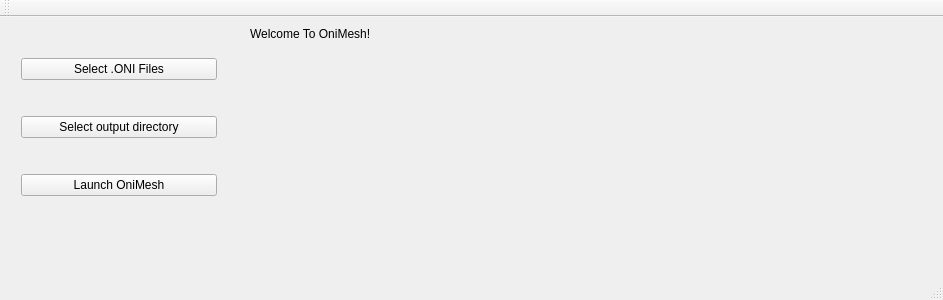
<?xml version="1.0" encoding="UTF-8"?>
<ui version="4.0">
 <class>MainWindow</class>
 <widget class="QMainWindow" name="MainWindow">
  <property name="geometry">
   <rect>
    <x>0</x>
    <y>0</y>
    <width>943</width>
    <height>300</height>
   </rect>
  </property>
  <property name="windowTitle">
   <string>OniMesh Launcher</string>
  </property>
  <widget class="QWidget" name="centralWidget">
   <widget class="QWidget" name="verticalLayoutWidget">
    <property name="geometry">
     <rect>
      <x>10</x>
      <y>0</y>
      <width>218</width>
      <height>221</height>
     </rect>
    </property>
    <layout class="QVBoxLayout" name="verticalLayout">
     <item>
      <widget class="QPushButton" name="pushButton_3">
       <property name="text">
        <string>Select .ONI Files</string>
       </property>
      </widget>
     </item>
     <item>
      <widget class="QPushButton" name="pushButton_2">
       <property name="text">
        <string>Select output directory</string>
       </property>
      </widget>
     </item>
     <item>
      <widget class="QPushButton" name="pushButton_4">
       <property name="text">
        <string>Launch OniMesh</string>
       </property>
      </widget>
     </item>
    </layout>
   </widget>
   <widget class="QLabel" name="label">
    <property name="geometry">
     <rect>
      <x>250</x>
      <y>10</y>
      <width>681</width>
      <height>211</height>
     </rect>
    </property>
    <property name="autoFillBackground">
     <bool>true</bool>
    </property>
    <property name="text">
     <string>&lt;html&gt;&lt;head/&gt;&lt;body&gt;&lt;p&gt;&lt;span style=&quot; color:#000000;&quot;&gt;Welcome To OniMesh!&lt;/span&gt;&lt;/p&gt;&lt;/body&gt;&lt;/html&gt;</string>
    </property>
    <property name="alignment">
     <set>Qt::AlignLeading|Qt::AlignLeft|Qt::AlignTop</set>
    </property>
   </widget>
  </widget>
  <widget class="QMenuBar" name="menuBar">
   <property name="geometry">
    <rect>
     <x>0</x>
     <y>0</y>
     <width>943</width>
     <height>31</height>
    </rect>
   </property>
  </widget>
  <widget class="QToolBar" name="mainToolBar">
   <attribute name="toolBarArea">
    <enum>TopToolBarArea</enum>
   </attribute>
   <attribute name="toolBarBreak">
    <bool>false</bool>
   </attribute>
  </widget>
  <widget class="QStatusBar" name="statusBar"/>
 </widget>
 <layoutdefault spacing="6" margin="11"/>
 <resources/>
 <connections/>
</ui>
